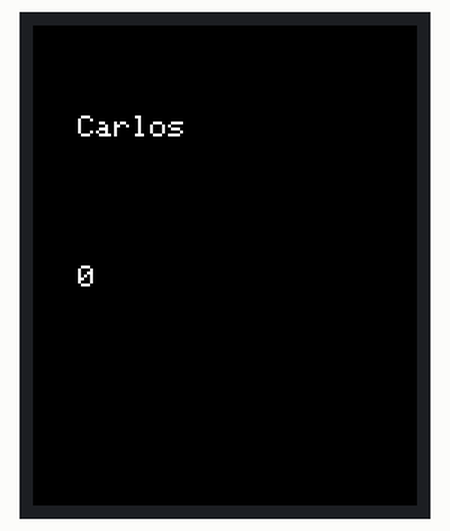
This program was run on a simulated MicroPython board. Parts: 128×160 colour display. Library files of the repository ran but are not shown: ST7735.py, sysfont.py. At 7.6 s the program stops and its outputs stay as they are.

Above: at 0.1 s.
At 5.2 s:
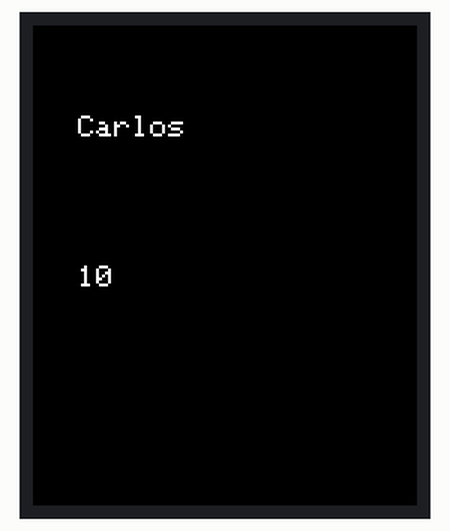
At 5.7 s:
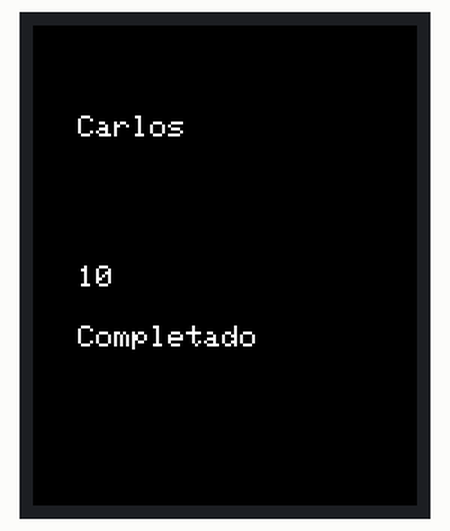

Measured:
- what the display in image 1 shows lasts 0.5 s, from 5.1 s to 5.6 s

The program:

contador_pantalla_tft.py
```python
import machine
from time import sleep
import ujson
from math import sin, cos, radians
from ST7735 import TFT, TFTColor
from machine import SPI, Pin
from sysfont import sysfont
# Configuración de pines y pantalla
spi = SPI(2, baudrate=20000000, polarity=0, phase=0, sck=Pin(14), mosi=Pin(13), miso=Pin(12))
tft = TFT(spi, 16, 17, 18)
# Inicialización de la pantalla TFT
tft.initr()
tft.rgb(True)
tft.fill(TFT.BLACK)

h = "Carlos"
c = "Completado"

for i in range(11):

    tft.text((15, 30), h, TFT.WHITE, sysfont)
    tft.text((15, 80), str(i), TFT.WHITE, sysfont)
    sleep(0.5)

if i == 10:
    tft.text((15, 100), c ,TFT.WHITE, sysfont)
    sleep(2)
```
